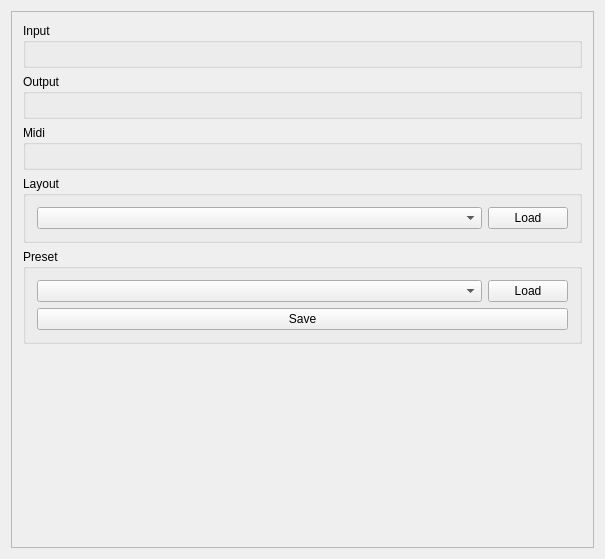
<?xml version="1.0" encoding="UTF-8"?>
<ui version="4.0">
 <class>SettingsLayout</class>
 <widget class="QWidget" name="SettingsLayout">
  <property name="geometry">
   <rect>
    <x>0</x>
    <y>0</y>
    <width>605</width>
    <height>559</height>
   </rect>
  </property>
  <property name="windowTitle">
   <string>MainWindow</string>
  </property>
  <layout class="QVBoxLayout" name="verticalLayout">
   <item>
    <widget class="QScrollArea" name="control_scroll_area">
     <property name="widgetResizable">
      <bool>true</bool>
     </property>
     <widget class="QWidget" name="scrollAreaWidgetContents">
      <property name="geometry">
       <rect>
        <x>0</x>
        <y>0</y>
        <width>585</width>
        <height>539</height>
       </rect>
      </property>
      <layout class="QVBoxLayout" name="verticalLayout_7">
       <item>
        <widget class="QGroupBox" name="groupBox_5">
         <property name="title">
          <string>Input</string>
         </property>
         <layout class="QVBoxLayout" name="verticalLayout_6">
          <item>
           <layout class="QHBoxLayout" name="input_layout"/>
          </item>
         </layout>
        </widget>
       </item>
       <item>
        <widget class="QGroupBox" name="groupBox_4">
         <property name="title">
          <string>Output</string>
         </property>
         <layout class="QVBoxLayout" name="verticalLayout_5">
          <item>
           <layout class="QHBoxLayout" name="horizontalLayout_5"/>
          </item>
         </layout>
        </widget>
       </item>
       <item>
        <widget class="QGroupBox" name="midi_groupbox">
         <property name="title">
          <string>Midi</string>
         </property>
         <layout class="QVBoxLayout" name="verticalLayout_4">
          <item>
           <layout class="QHBoxLayout" name="midi_layout"/>
          </item>
         </layout>
        </widget>
       </item>
       <item>
        <widget class="QGroupBox" name="groupBox_2">
         <property name="title">
          <string>Layout</string>
         </property>
         <layout class="QVBoxLayout" name="verticalLayout_3">
          <item>
           <layout class="QHBoxLayout" name="horizontalLayout_3">
            <item>
             <widget class="QComboBox" name="load_layout_dropdown_2">
              <property name="sizePolicy">
               <sizepolicy hsizetype="Expanding" vsizetype="Fixed">
                <horstretch>0</horstretch>
                <verstretch>0</verstretch>
               </sizepolicy>
              </property>
             </widget>
            </item>
            <item>
             <widget class="QPushButton" name="load_layout_btn_2">
              <property name="sizePolicy">
               <sizepolicy hsizetype="Preferred" vsizetype="Fixed">
                <horstretch>0</horstretch>
                <verstretch>0</verstretch>
               </sizepolicy>
              </property>
              <property name="text">
               <string>Load</string>
              </property>
             </widget>
            </item>
           </layout>
          </item>
         </layout>
        </widget>
       </item>
       <item>
        <widget class="QGroupBox" name="groupBox">
         <property name="title">
          <string>Preset</string>
         </property>
         <layout class="QVBoxLayout" name="verticalLayout_2">
          <item>
           <layout class="QHBoxLayout" name="horizontalLayout_2">
            <item>
             <widget class="QComboBox" name="load_layout_dropdown">
              <property name="sizePolicy">
               <sizepolicy hsizetype="Expanding" vsizetype="Fixed">
                <horstretch>0</horstretch>
                <verstretch>0</verstretch>
               </sizepolicy>
              </property>
             </widget>
            </item>
            <item>
             <widget class="QPushButton" name="load_layout_btn">
              <property name="text">
               <string>Load</string>
              </property>
             </widget>
            </item>
           </layout>
          </item>
          <item>
           <layout class="QHBoxLayout" name="preset_save_layout">
            <item>
             <widget class="QPushButton" name="save_layout_btn">
              <property name="text">
               <string>Save</string>
              </property>
             </widget>
            </item>
           </layout>
          </item>
         </layout>
        </widget>
       </item>
       <item>
        <spacer name="verticalSpacer">
         <property name="orientation">
          <enum>Qt::Vertical</enum>
         </property>
         <property name="sizeHint" stdset="0">
          <size>
           <width>20</width>
           <height>40</height>
          </size>
         </property>
        </spacer>
       </item>
      </layout>
      <zorder>groupBox_5</zorder>
      <zorder>groupBox_4</zorder>
      <zorder>midi_groupbox</zorder>
      <zorder>groupBox_2</zorder>
      <zorder>groupBox</zorder>
      <zorder>verticalSpacer</zorder>
     </widget>
    </widget>
   </item>
  </layout>
 </widget>
 <layoutdefault spacing="6" margin="11"/>
 <resources/>
 <connections/>
</ui>
